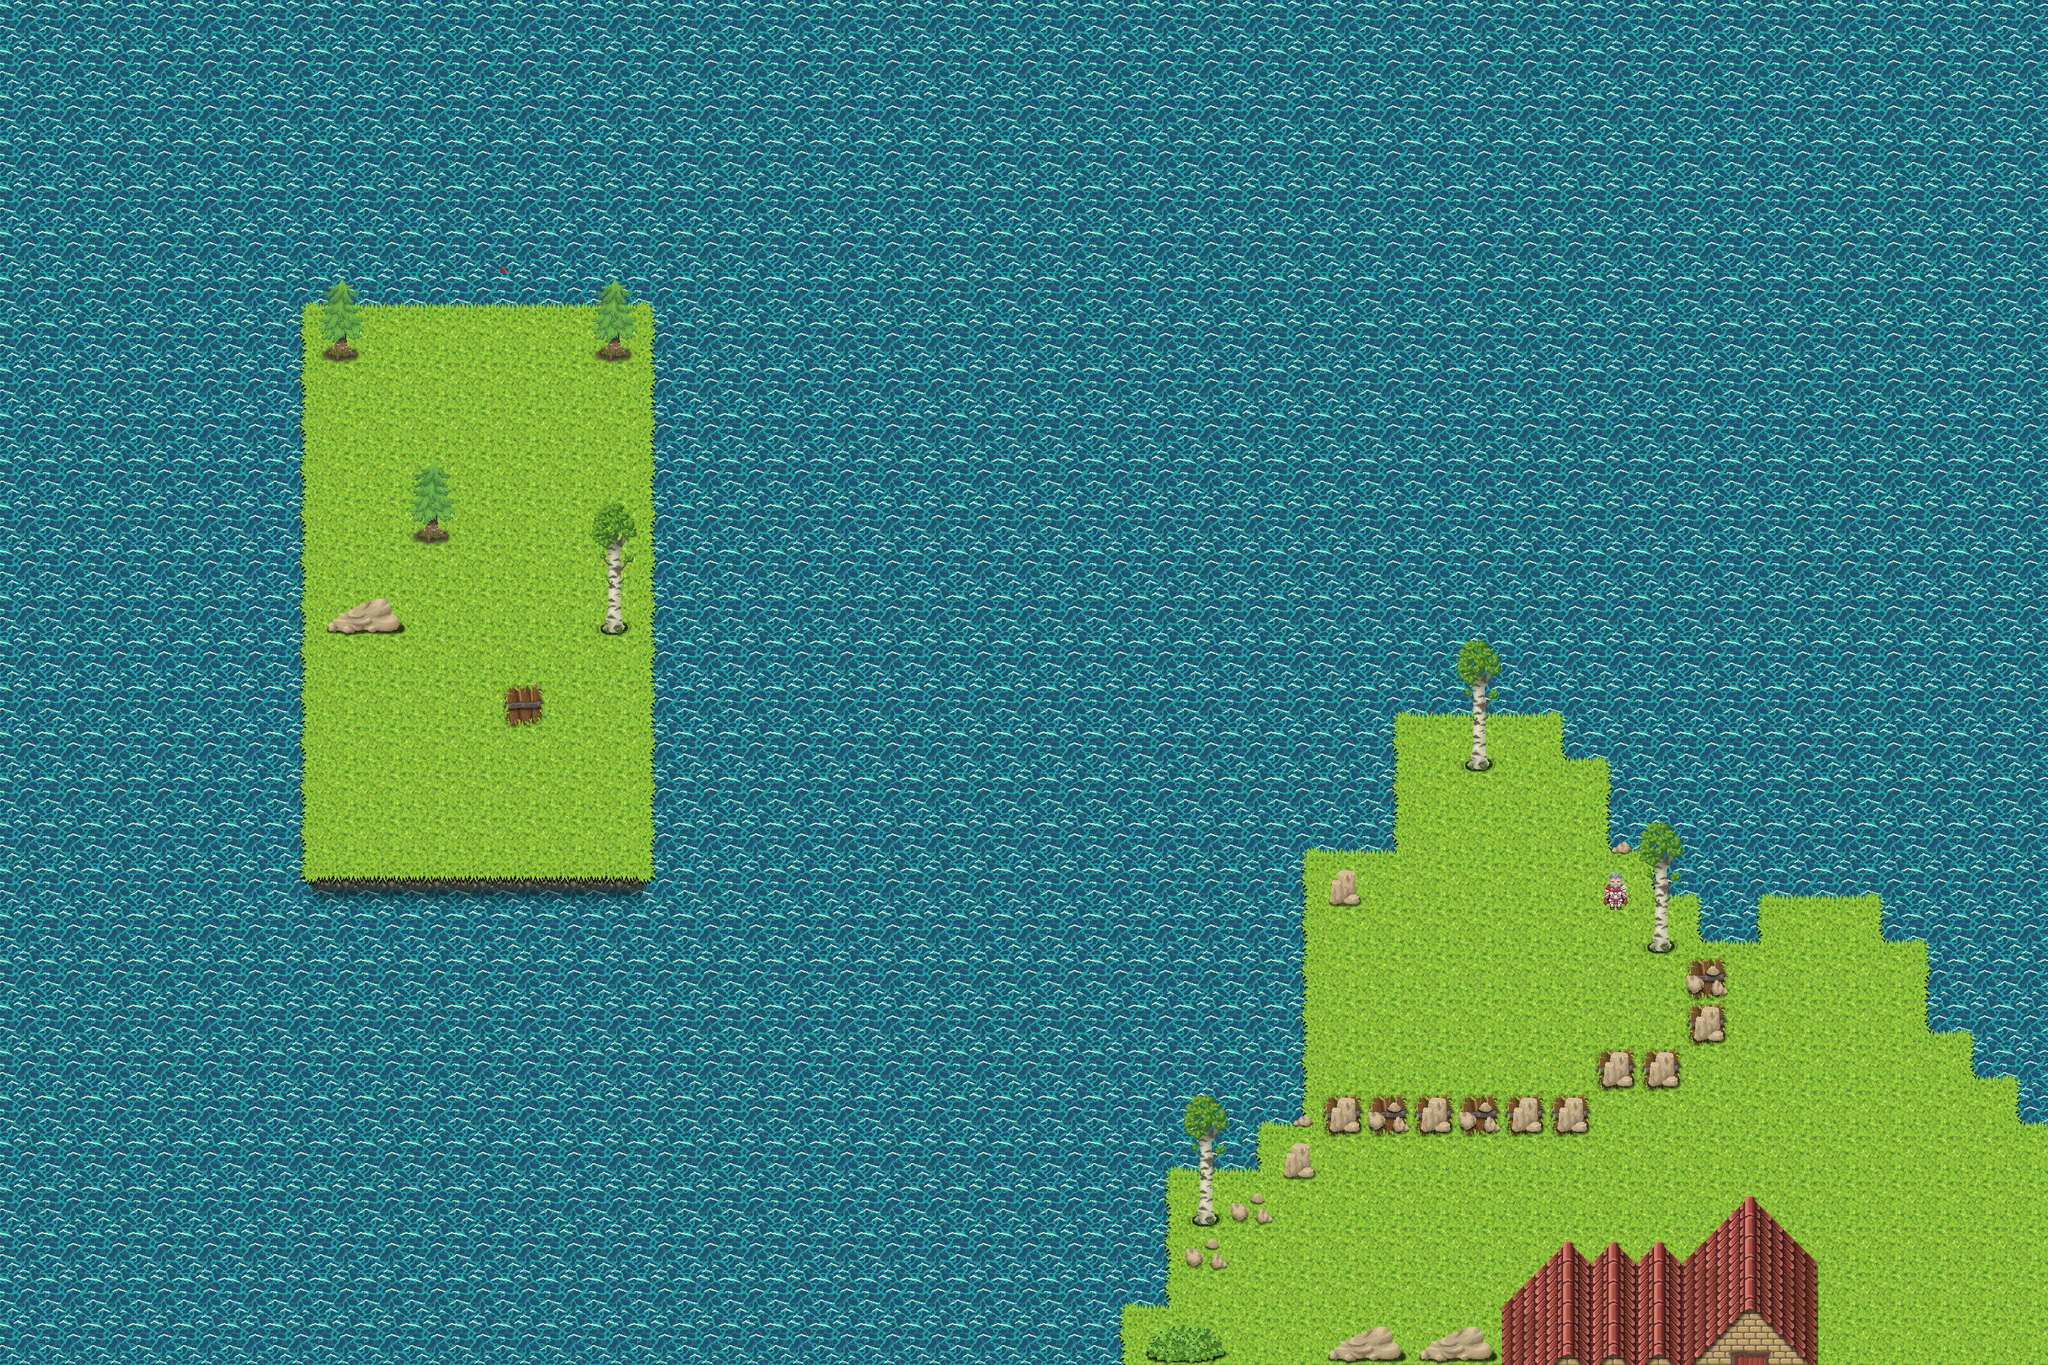

A 2D game scene composited from a Tiled map and its tileset images. What follows is a short description and the map's XML, with each tile layer's data collapsed to a summary:
An orthogonal 45x30 tile map with 64x64 px tiles, 5 tile layers (Background_1, Background_2, Field, Collision_Objects, ...) and 44 objects (7x ACTOR, Luke1, Luke2, Cycle, START).

<map version="1.0" orientation="orthogonal" renderorder="right-down" width="45" height="30" tilewidth="64" tileheight="64" nextobjectid="122">
 <tileset firstgid="1" name="64_forest_tileset" tilewidth="64" tileheight="64" tilecount="144" columns="16">
  <image source="64_forest_tileset.png" width="1024" height="576" />
 </tileset>
 <layer name="Background_1" width="45" height="30">
  <data>[1350 cells, 1349 non-empty, 2 distinct tile ids]</data>
 </layer>
 <layer name="Background_2" width="45" height="30">
  <data>[1350 cells, 1350 non-empty, 1 distinct tile ids]</data>
 </layer>
 <layer name="Field" width="45" height="30">
  <data>[1350 cells, 346 non-empty, 12 distinct tile ids]</data>
 </layer>
 <layer name="Collision_Objects" width="45" height="30">
  <data>[1350 cells, 50 non-empty, 25 distinct tile ids]</data>
 </layer>
 <objectgroup name="Collision">
  <object id="1" x="384" y="384" width="64" height="896" />
  <object id="2" x="448" y="384" width="448" height="64" />
  <object id="4" x="896" y="384" width="64" height="896" />
  <object id="5" x="448" y="1216" width="448" height="64" />
  <object id="7" x="576" y="704" width="64" height="80" />
  <object id="8" x="832" y="832" width="64" height="80" />
  <object id="14" x="448" y="448" width="64" height="80" />
  <object id="15" x="832" y="448" width="64" height="80" />
  <object id="29" x="448" y="832" width="128" height="64" />
  <object id="45" x="2112" y="1856" width="496" height="128" />
  <object id="46" x="2368" y="1792" width="192" height="64" />
  <object id="48" x="1856" y="1856" width="256" height="64" />
  <object id="50" x="1600" y="1856" width="128" height="64" />
  <object id="51" x="1664" y="1664" width="64" height="64" />
  <object id="52" x="1856" y="1216" width="64" height="64" />
  <object id="56" x="1600" y="1728" width="64" height="128" />
  <object id="57" x="1728" y="1600" width="64" height="64" />
  <object id="61" x="1792" y="1280" width="64" height="320" />
  <object id="63" x="1920" y="960" width="64" height="256" />
  <object id="65" x="1984" y="960" width="64" height="64" />
  <object id="66" x="2048" y="1024" width="64" height="64" />
  <object id="67" x="2112" y="960" width="128" height="64" />
  <object id="68" x="2176" y="1024" width="64" height="64" />
  <object id="69" x="2240" y="1024" width="64" height="256" />
  <object id="70" x="2304" y="1216" width="64" height="128" />
  <object id="74" x="2368" y="1216" width="64" height="128" />
  <object id="75" x="2432" y="1216" width="64" height="128" />
  <object id="78" x="2496" y="1216" width="64" height="64" />
  <object id="79" x="1856" y="1536" width="384" height="64" />
  <object id="80" x="2240" y="1472" width="128" height="64" />
  <object id="81" x="2368" y="1344" width="64" height="128" />
 </objectgroup>
 <objectgroup name="Events">
  <object id="86" name="Luke1" x="2176" y="1216" width="64" height="64" />
  <object id="88" name="Luke2" x="2240" y="1280" width="64" height="64" />
 </objectgroup>
 <layer name="Overlay" width="45" height="30">
  <data>[1350 cells, 31 non-empty, 13 distinct tile ids]</data>
 </layer>
 <objectgroup name="Setup">
  <object id="90" x="731" y="703" width="13" />
  <object id="108" name="ACTOR" x="704" y="512" width="64" height="64">
   <properties>
    <property name="Direction" value="West" />
    <property name="Scene" value="TalkingToLuke" />
    <property name="Texture" value="Warren" />
   </properties>
  </object>
  <object id="109" x="992" y="944" />
  <object id="111" name="ACTOR" type="Cycle" x="512" y="1008" width="64" height="64">
   <properties>
    <property name="Direction" value="North" />
    <property name="Scene" value="Redo" />
    <property name="Texture" value="Luke" />
   </properties>
  </object>
  <object id="113" name="ACTOR" x="768" y="1088" width="64" height="64">
   <properties>
    <property name="Direction" value="East" />
    <property name="Scene" value="LukeTEST" />
    <property name="Texture" value="Luke" />
   </properties>
  </object>
  <object id="116" name="START" x="640" y="640" width="64" height="64" />
  <object id="117" name="ACTOR" x="624" y="1136" width="64" height="64">
   <properties>
    <property name="Direction" value="West" />
    <property name="Scene" value="TalkingToLuke" />
    <property name="Texture" value="Warren" />
   </properties>
  </object>
  <object id="118" name="ACTOR" x="512" y="1120" width="64" height="64">
   <properties>
    <property name="Direction" value="West" />
    <property name="Scene" value="TalkingToLuke" />
    <property name="Texture" value="Warren" />
   </properties>
  </object>
  <object id="119" name="ACTOR" x="784" y="688" width="64" height="64">
   <properties>
    <property name="Direction" value="West" />
    <property name="Scene" value="TalkingToLuke" />
    <property name="Texture" value="Warren" />
   </properties>
  </object>
  <object id="120" name="ACTOR" x="640" y="832" width="64" height="64">
   <properties>
    <property name="Direction" value="West" />
    <property name="Scene" value="TalkingToLuke" />
    <property name="Texture" value="Warren" />
   </properties>
  </object>
  <object id="121" name="ACTOR" x="480" y="544" width="64" height="64">
   <properties>
    <property name="Direction" value="West" />
    <property name="Scene" value="TalkingToLuke" />
    <property name="Texture" value="Warren" />
   </properties>
  </object>
 </objectgroup>
</map>
